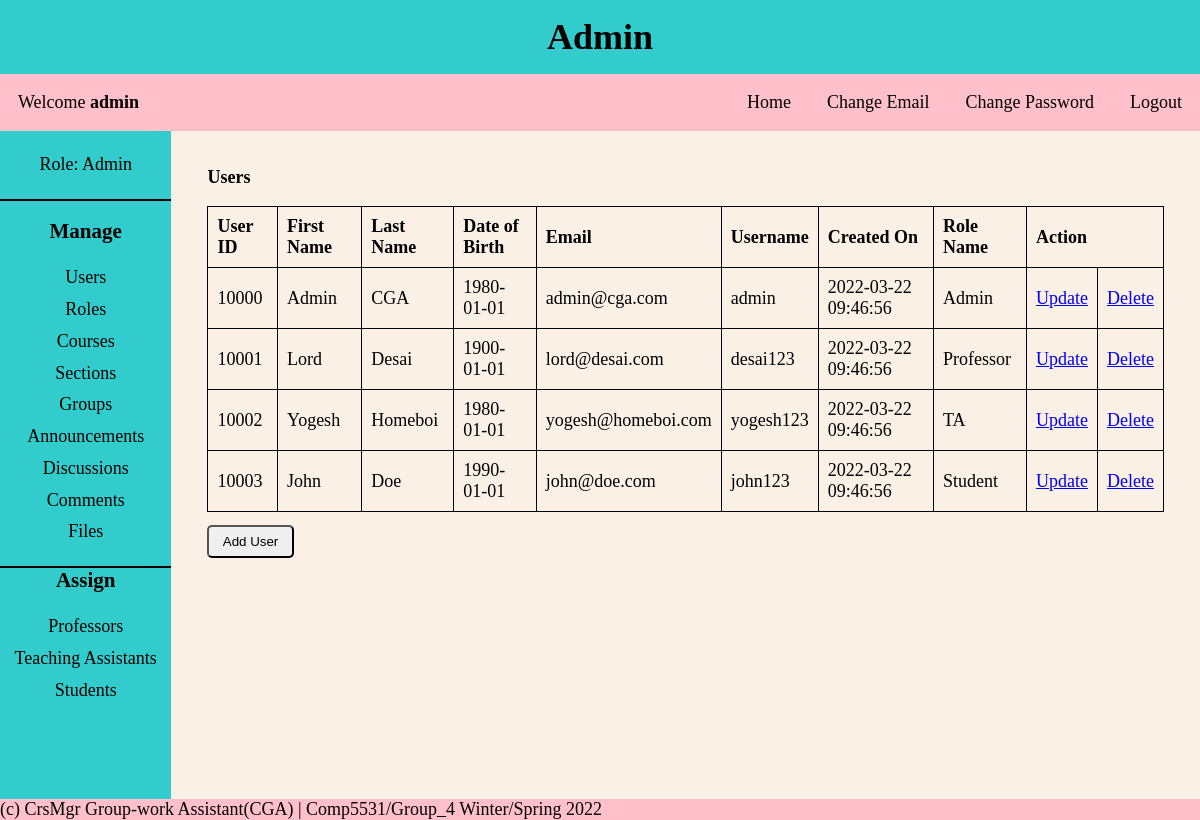
Screenshot of /CGA/project/pages/admin.php?page=users (signed in) with the database file from the repository.
### tables this page shows
CREATE TABLE Users
(
  user_id INT NOT NULL AUTO_INCREMENT,
  first_name VARCHAR(30) NOT NULL,
  last_name VARCHAR(30) NOT NULL,
  dob DATE NOT NULL,
  email VARCHAR(30) NOT NULL,
  username VARCHAR(30) NOT NULL,
  password VARCHAR(30) NOT NULL,
  created_on DATETIME DEFAULT CURRENT_TIMESTAMP,
  first_login TINYINT NOT NULL,
  role_id INT NOT NULL,
  PRIMARY KEY (user_id),
  FOREIGN KEY (role_id) REFERENCES Roles(role_id),
  UNIQUE (email),
  UNIQUE (username)
);

CREATE TABLE Roles
(
  role_id INT NOT NULL AUTO_INCREMENT,
  role_name VARCHAR(30) NOT NULL,
  role_description VARCHAR(255) NOT NULL,
  PRIMARY KEY (role_id),
  UNIQUE (role_name)
);

### CGA/project/CRUD/users.php (the view, shortened to what this page needs)
<?php
$query_body = "SELECT * FROM users as u JOIN roles as r ON u.role_id = r.role_id ORDER BY user_id ASC";
$results_body = mysqli_query($conn, $query_body);
?>
<div class="content-body">
    <p><b>Users</b></p>
    <table>
        <thead>
            <tr>
                <th>User ID</th>
                <th>First Name</th>
                <th>Last Name</th>
                <th>Date of Birth</th>
                <th>Email</th>
                <th>Username</th>
                <th>Created On</th>
                <th>Role Name</th>
                <th colspan="2">Action</th>
            </tr>
        </thead>
        <tbody>
            <?php
            while ($users = mysqli_fetch_assoc($results_body)) {
                $user_id = $users['user_id'];
                $first_name = $users['first_name'];
                $last_name = $users['last_name'];
                $dob = $users['dob'];
                $email = $users['email'];
                $username = $users['username'];
                $created_on = $users['created_on'];
                $role_name = $users['role_name'];
            ?>
                <tr>
                    <td><?php echo $user_id ?></td>
                    <td><?php echo $first_name ?></td>
                    <td><?php echo $last_name ?></td>
                    <td><?php echo $dob ?></td>
                    <td><?php echo $email ?></td>
                    <td><?php echo $username ?></td>
                    <td><?php echo $created_on ?></td>
                    <td><?php echo $role_name ?></td>
                    <td><a href="?page=users_update&id=<?= $user_id ?>">Update</a></td>
                    <td><a href="?page=users&id=<?= $user_id ?>">Delete</a></td>
                </tr>
            <?php
            }
            ?>
        </tbody>
    </table>
    <a href="?page=users_add">
        <button>Add User</button>
    </a>
</div>

### CGA/project/includes/header.php (shortened to what this page needs)
<?php
$username = $_SESSION['username'];
$role_name = $_SESSION['role_name'];
?>
<!DOCTYPE html>
<html lang="en">
<head>
    <link rel="stylesheet" href="../styles/style.css">
</head>
<body>
    <header>
        <div class="title-bar">
            <h1><?= $role_name ?></h1>
            <nav>
                <p>Welcome <b><?= $username ?></b></p>
                <ul>
                    <li><a href="">Home</a></li>
                    <li><a href="#">Change Email</a></li>
                    <li><a href="../auth/reset-password.php">Change Password</a></li>
                    <li><a href="../auth/logout.php">Logout</a></li>
                </ul>
            </nav>
        </div>
    </header>

### CGA/project/pages/admin.php (shortened to what this page needs)
<?php require("../includes/header.php"); ?>
<main>
    <div class="main-body">
        <section>
            <div class="col-left">
                <div class="user-info">
                    <p>Role: <?= $_SESSION['role_name'] ?></p>
                </div>
                <hr>
                <div class="main-menu">
                    <h3>Manage</h3>
                    <ul class="menu-list">
                        <li><a href="?page=users">Users</a></li>
                        <li><a href="?page=roles">Roles</a></li>
                        <li><a href="?page=courses">Courses</a></li>
                        <li><a href="?page=sections">Sections</a></li>
                        <li><a href="?page=groups">Groups</a></li>
                        <li><a href="?page=announcements">Announcements</a></li>
                        <li><a href="?page=discussions">Discussions</a></li>
                        <li><a href="?page=comments">Comments</a></li>
                        <li><a href="?page=files">Files</a></li>
                    </ul>
                    <hr>
                    <h3>Assign</h3>
                    <ul class="menu-list">
                        <li><a href="?page=professors">Professors</a></li>
                        <li><a href="?page=tas">Teaching Assistants</a></li>
                        <li><a href="?page=students">Students</a></li>
                    </ul>
                </div>
            </div>
        </section>
        <section>
            <div class="col-right">
                <?php
                if (isset($_GET['page'])) {
                    $page = $_GET['page'];
                    if (file_exists("../CRUD/" . $page . ".php")) {
                        include("../CRUD/" . $page . ".php");
                    }
                } else {
                    include("../includes/home.php");
                }
                ?>
            </div>
        </section>
    </div>
</main>
<?php require("../includes/footer.php"); ?>

### CGA/project/includes/footer.php
<footer>
    <p> (c) CrsMgr Group-work Assistant(CGA) | Comp5531/Group_4 Winter/Spring 2022</p>
</footer>
</body>
</html>

### CGA/project/styles/style.css (style rules this page uses)
* { margin: 0; padding: 0; box-sizing: border-box; }
body { background-color: #faf0e6; font-family: 'Times New Roman', Times, serif; font-size: large; }
header h1 { background: #33cccc; padding: 1rem 0.5rem; text-align: center; font-weight: bolder; }
nav { display: flex; align-items: center; justify-content: space-between; background-color: #ffc0cb; }
nav p { padding: 0 1em; }
nav ul { display: flex; }
nav li { list-style-type: none; padding: 1em; }
nav li a { text-decoration: none; color: black; }
.main-body { display: grid; }
section { text-align: center; }
.col-left { background-color: #33cccc; padding: 1em 0; height: 83.5vh; }
.user-info { padding-bottom: 1em; }
.user-info p { padding: 0.3em 0; }
hr { border: 1px solid black; }
.main-menu { padding-top: 1em; }
.main-menu ul { list-style-type: none; }
.menu-list { padding: 1em 0; }
.menu-list li { padding: 0.3em 0; }
.menu-list a { text-decoration: none; color: black; }
.col-right { overflow-y: scroll; text-align: left; padding: 1em; }
.col-right p { padding: 1em 0; }
.content-body { padding: 0 1em; text-align: left; }
table, th, td { border: 1px solid; border-collapse: collapse; text-align: left; padding: 0.5em; }
button { padding: 0.5em 1em; border-radius: 5px; margin: 1em 0; }
footer p { background-color: #ffc0cb; }
@media only screen and (min-width: 480px) { .main-body { grid-template-columns: 2fr 4fr; } }
@media only screen and (min-width: 768px) { .main-body { grid-template-columns: 1fr 4fr; } }
@media only screen and (min-width: 1024px) { .main-body { grid-template-columns: 1fr 5fr; } }
@media only screen and (min-width: 1200px) { .main-body { grid-template-columns: 1fr 6fr; } }

### rows the page displays
users: user_id "10000", first_name "Admin", last_name "CGA", dob "1980-01-01", email "admin@cga.com", username "admin", created_on "2022-03-22 09:46:56", role.role_name "Admin"
users: user_id "10001", first_name "Lord", last_name "Desai", dob "1900-01-01", email "lord@desai.com", username "desai123", created_on "2022-03-22 09:46:56", role.role_name "Professor"
users: user_id "10002", first_name "Yogesh", last_name "Homeboi", dob "1980-01-01", email "yogesh@homeboi.com", username "yogesh123", created_on "2022-03-22 09:46:56", role.role_name "TA"
users: user_id "10003", first_name "John", last_name "Doe", dob "1990-01-01", email "john@doe.com", username "john123", created_on "2022-03-22 09:46:56", role.role_name "Student"

### other values shown
$role_name "Admin"
$username "admin"
$_SESSION['role_name'] "Admin"
